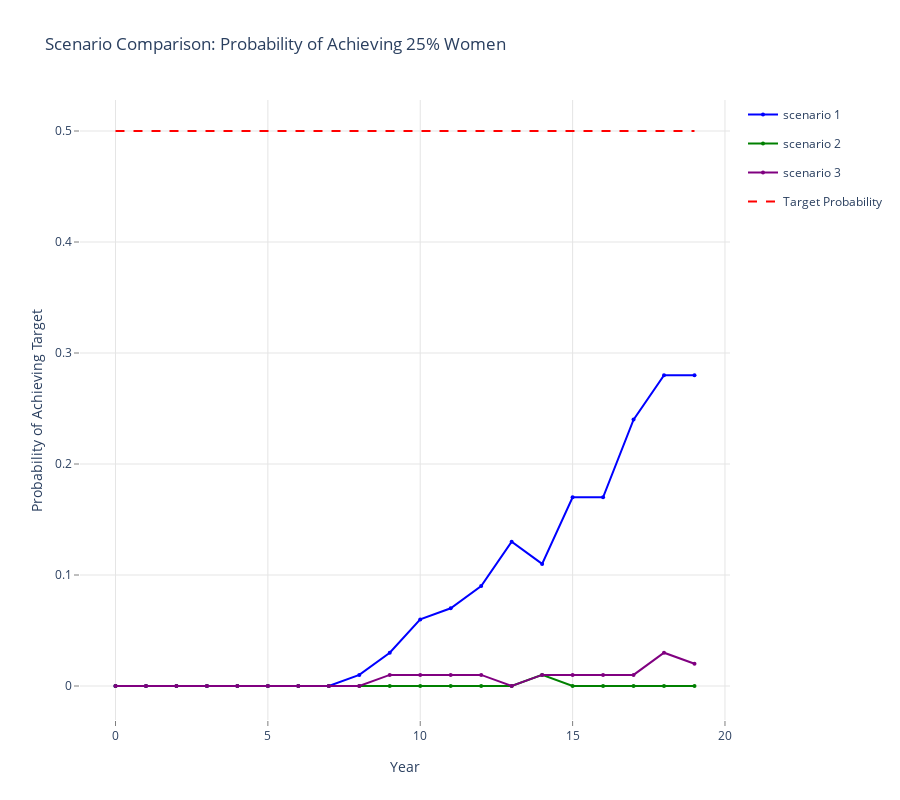

This figure's notebook cell:
### Markdown cell above
## Comparison of Model 3 Growth Models: Probability of Achieving 25% Women

### Code cell
data = []
linecolors = ['rgb(0,0,255)', 'rgb(0,128,0)', 'rgb(128,0,128)', 'rgb(139,69,19)']
fillcolors = ['rgba(0,0,255,0.25)', 'rgba(0,128,0,0.25)', 'rgba(128,0,128,0.25)', 'rgba(160,82,45,0.25)']
legend_labels = ['scenario 1', 'scenario 2', 'scenario 3']


for k,v in enumerate(results.mlist):

    data.append(go.Scatter(
        x=v.summary_matrix['yr'],
        y=v.summary_matrix['p_fpct'],
        line=dict(color=linecolors[k],
                 width=2),
        legendgroup=legend_labels[k],
        showlegend=True,
        marker=dict(
            size=4),
        mode='lines+markers',
        name=legend_labels[k],
    ))


data.append(go.Scatter(
    x=v.summary_matrix['yr'], 
    y=np.repeat(0.5, len(v.summary_matrix['yr'])),
    line=dict(color='red',
             dash='dash'),
    name='Target Probability',
    mode='lines',
))
    
layout = go.Layout(
    title='Scenario Comparison: Probability of Achieving 25% Women',
    height=800,
    width=900,
    paper_bgcolor='rgb(255,255,255)',
    plot_bgcolor='rgb(255,255,255)',
    xaxis=dict(
        visible=True,
        title='Year',
        gridcolor='rgb(229,229,229)',
        showgrid=True,
        showline=True,
        showticklabels=True,
        tickcolor='rgb(127,127,127)',
        ticks='outside',
        zeroline=False
    ),
    yaxis=dict(
        title='Probability of Achieving Target',
        gridcolor='rgb(229,229,229)',
        showgrid=True,
        showline=True,
        showticklabels=True,
        tickcolor='rgb(127,127,127)',
        ticks='outside',
        zeroline=False
    ),
)
fig = go.Figure(data=data, layout=layout)
plotly.offline.iplot(fig, filename= 'shaded_lines')

# export image for ingestion to pdf file.
# if not os.path.exists('images'):
#     os.mkdir('images')
# pio.write_image(fig, 'images/probability_of_reaching_gender_target.png')

### Figure 1 — Plotly figure (JSON) as saved in the notebook; plotly's stock layout.template omitted (floating-point values rounded to 4 significant figures)
{"data": [{"legendgroup": "scenario 1", "line": {"color": "rgb(0,0,255)", "width": 2}, "marker": {"size": 4}, "mode": "lines+markers", "name": "scenario 1", "showlegend": true, "type": "scatter", "x": [0, 1, 2, 3, 4, 5, 6, 7, 8, 9, 10, 11, 12, 13, 14, 15, 16, 17, 18, 19], "y": [0, 0, 0, 0, 0, 0, 0, 0, 0.01, 0.03, 0.06, 0.07, 0.09, 0.13, 0.11, 0.17, 0.17, 0.24, 0.28, 0.28]}, {"legendgroup": "scenario 2", "line": {"color": "rgb(0,128,0)", "width": 2}, "marker": {"size": 4}, "mode": "lines+markers", "name": "scenario 2", "showlegend": true, "type": "scatter", "x": [0, 1, 2, 3, 4, 5, 6, 7, 8, 9, 10, 11, 12, 13, 14, 15, 16, 17, 18, 19], "y": [0, 0, 0, 0, 0, 0, 0, 0, 0, 0, 0, 0, 0, 0, 0.01, 0, 0, 0, 0, 0]}, {"legendgroup": "scenario 3", "line": {"color": "rgb(128,0,128)", "width": 2}, "marker": {"size": 4}, "mode": "lines+markers", "name": "scenario 3", "showlegend": true, "type": "scatter", "x": [0, 1, 2, 3, 4, 5, 6, 7, 8, 9, 10, 11, 12, 13, 14, 15, 16, 17, 18, 19], "y": [0, 0, 0, 0, 0, 0, 0, 0, 0, 0.01, 0.01, 0.01, 0.01, 0, 0.01, 0.01, 0.01, 0.01, 0.03, 0.02]}, {"line": {"color": "red", "dash": "dash"}, "mode": "lines", "name": "Target Probability", "type": "scatter", "x": [0, 1, 2, 3, 4, 5, 6, 7, 8, 9, 10, 11, 12, 13, 14, 15, 16, 17, 18, 19], "y": [0.5, 0.5, 0.5, 0.5, 0.5, 0.5, 0.5, 0.5, 0.5, 0.5, 0.5, 0.5, 0.5, 0.5, 0.5, 0.5, 0.5, 0.5, 0.5, 0.5]}], "layout": {"height": 800, "paper_bgcolor": "rgb(255,255,255)", "plot_bgcolor": "rgb(255,255,255)", "title": {"text": "Scenario Comparison: Probability of Achieving 25% Women"}, "width": 900, "xaxis": {"gridcolor": "rgb(229,229,229)", "showgrid": true, "showline": true, "showticklabels": true, "tickcolor": "rgb(127,127,127)", "ticks": "outside", "title": {"text": "Year"}, "visible": true, "zeroline": false}, "yaxis": {"gridcolor": "rgb(229,229,229)", "showgrid": true, "showline": true, "showticklabels": true, "tickcolor": "rgb(127,127,127)", "ticks": "outside", "title": {"text": "Probability of Achieving Target"}, "zeroline": false}}}
